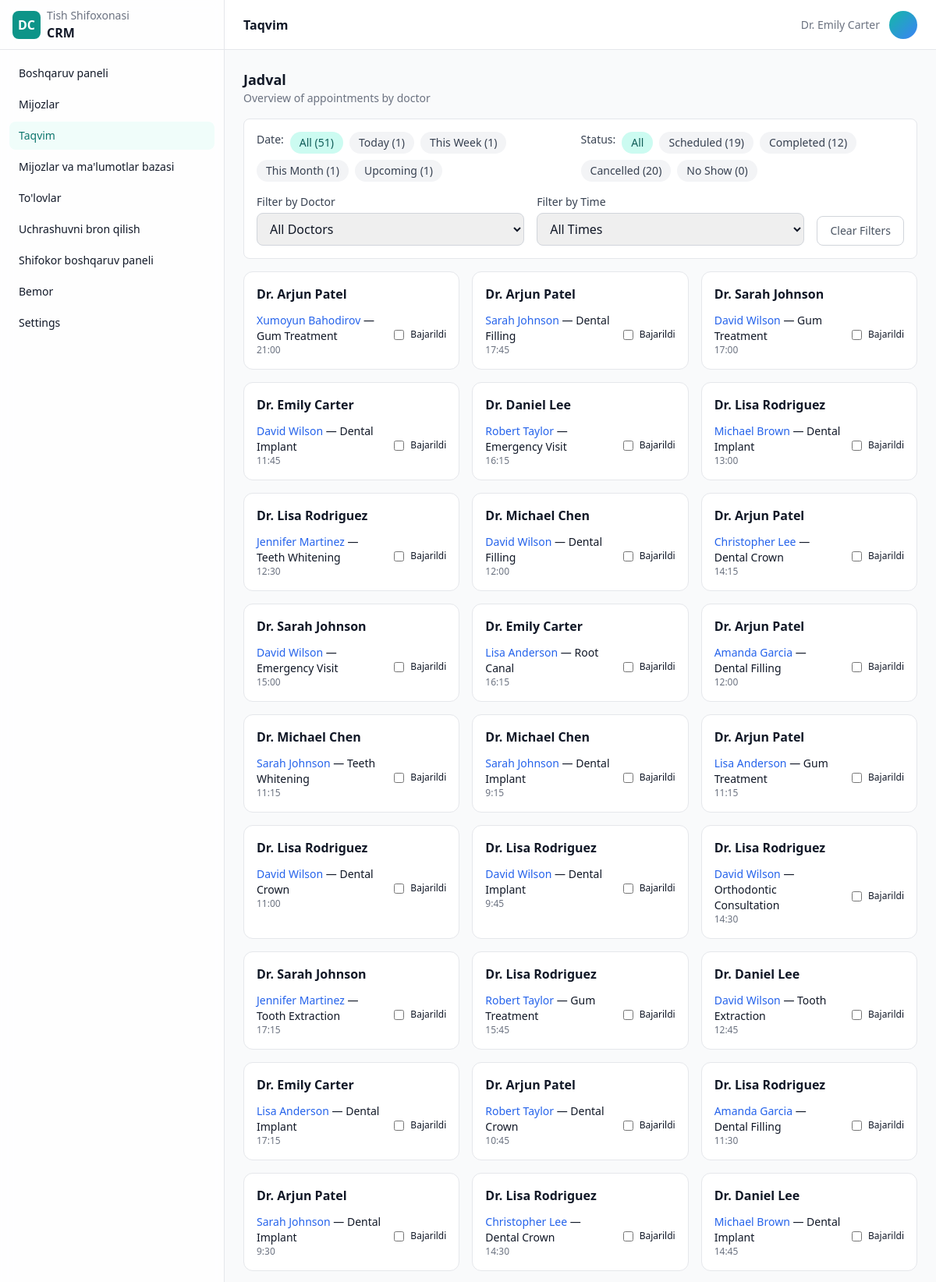
Screenshot of /calendar/ (upper part) with the database file from the repository.
### appointments/models.py (models this page shows, shortened)
class Appointment(models.Model):
    STATUS_CHOICES = [
        ('scheduled', 'Scheduled'),
        ('completed', 'Completed'),
        ('cancelled', 'Cancelled'),
    ]
    patient = models.ForeignKey(Patient, on_delete=models.CASCADE, related_name='appointments')
    doctor = models.ForeignKey(Doctor, on_delete=models.CASCADE, related_name='appointments', null=True, blank=True)
    doctor_user = models.ForeignKey(get_user_model(), null=True, blank=True, on_delete=models.SET_NULL, related_name='doctor_appointments')
    treatment = models.ForeignKey(Treatment, on_delete=models.CASCADE, related_name='appointments', null=True, blank=True)
    doctor_name = models.CharField(max_length=255, blank=True)
    service = models.CharField(max_length=255, blank=True)
    date = models.DateField()
    time = models.TimeField()
    status = models.CharField(max_length=20, choices=STATUS_CHOICES, default='scheduled')
    price = models.DecimalField(max_digits=10, decimal_places=2, default=0)
    notes = models.TextField(blank=True)

### settings/models.py (models this page shows, shortened)
class Doctor(models.Model):
    name = models.CharField(max_length=100, verbose_name=_("Doctor Name"))
    specialization = models.CharField(max_length=100, verbose_name=_("Specialization"))
    phone = models.CharField(max_length=20, blank=True, verbose_name=_("Phone"))
    email = models.EmailField(blank=True, verbose_name=_("Email"))
    is_active = models.BooleanField(default=True, verbose_name=_("Active"))
    created_at = models.DateTimeField(auto_now_add=True)
    updated_at = models.DateTimeField(auto_now=True)
    class Meta:
        verbose_name = _("Doctor")
        verbose_name_plural = _("Doctors")
        ordering = ['name']

class Treatment(models.Model):
    name = models.CharField(max_length=100, verbose_name=_("Treatment Name"))
    description = models.TextField(blank=True, verbose_name=_("Description"))
    price = models.DecimalField(max_digits=10, decimal_places=2, verbose_name=_("Price"))
    duration_minutes = models.PositiveIntegerField(verbose_name=_("Duration (minutes)"))
    is_active = models.BooleanField(default=True, verbose_name=_("Active"))
    created_at = models.DateTimeField(auto_now_add=True)
    updated_at = models.DateTimeField(auto_now=True)
    class Meta:
        verbose_name = _("Treatment")
        verbose_name_plural = _("Treatments")
        ordering = ['name']

### patients/models.py (models this page shows, shortened)
class Patient(models.Model):
    full_name = models.CharField(max_length=255)
    phone = models.CharField(max_length=32)
    email = models.EmailField(blank=True)
    birth_date = models.DateField(null=True, blank=True)
    address = models.CharField(max_length=255, blank=True)
    notes = models.TextField(blank=True)

### appointments/views.py (the view, shortened to what this page needs)
# urls.py: path('', views.appointment_list, name='appointment_list'),
def appointment_list(request):
    from django.utils import timezone
    from datetime import datetime, timedelta
    status_filter = request.GET.get('status', '')
    doctor_filter = request.GET.get('doctor', '')
    date_filter = request.GET.get('date', '')
    time_filter = request.GET.get('time', '')
    appointments = Appointment.objects.select_related('patient', 'doctor', 'treatment').all().order_by('-date', '-time')
    if status_filter:
        appointments = appointments.filter(status=status_filter)
    if doctor_filter:
        appointments = appointments.filter(doctor_id=doctor_filter)
    total_appointments = Appointment.objects.count()
    today_count = Appointment.objects.filter(date=timezone.now().date()).count()
    week_start = timezone.now() - timedelta(days=timezone.now().weekday())
    week_count = Appointment.objects.filter(date__gte=week_start.date()).count()
    month_start = timezone.now().replace(day=1)
    month_count = Appointment.objects.filter(date__gte=month_start.date()).count()
    upcoming_count = Appointment.objects.filter(date__gte=timezone.now().date()).count()
    status_counts = {
        'scheduled': Appointment.objects.filter(status='scheduled').count(),
        'completed': Appointment.objects.filter(status='completed').count(),
        'cancelled': Appointment.objects.filter(status='cancelled').count(),
        'no_show': Appointment.objects.filter(status='no_show').count(),
    }
    from settings.models import Doctor
    doctors = Doctor.objects.filter(is_active=True).order_by('name')
    context = {
        'appointments': appointments,
        'status_filter': status_filter,
        'doctor_filter': doctor_filter,
        'date_filter': date_filter,
        'time_filter': time_filter,
        'total_appointments': total_appointments,
        'today_count': today_count,
        'week_count': week_count,
        'month_count': month_count,
        'upcoming_count': upcoming_count,
        'status_counts': status_counts,
        'doctors': doctors,
    }
    return render(request, 'calendar.html', context)

### dentalcrm/templatetags/translation_tags.py (called while the page is built)
@register.simple_tag(takes_context=True)
def trans(context, text):
    current_language = context['request'].session.get('django_language', 'uz')
    return get_translation(text, current_language)

### dentalcrm/translations.py (called while the page is built)
def get_translation(text, language='uz'):
    if language in TRANSLATIONS and text in TRANSLATIONS[language]:
        return TRANSLATIONS[language][text]
    return text

### templates/calendar.html (shortened to what this page needs)
{% extends 'base.html' %}
{% load translation_tags %}
{% block content %}
<div class="min-h-screen flex">
  <aside class="hidden md:flex md:w-64 lg:w-72 flex-col border-r border-gray-200 dark:border-gray-800 bg-white/80 dark:bg-gray-950/60 backdrop-blur">
    <div class="h-16 flex items-center gap-2 px-4 border-b border-gray-200 dark:border-gray-800">
      <div class="w-9 h-9 rounded-lg bg-teal-600 flex items-center justify-center text-white font-bold">DC</div>
      <div>
        <div class="text-sm text-gray-500 dark:text-gray-400">{% trans "Dental Clinic" %}</div>
        <div class="font-semibold">{% trans "CRM" %}</div>
      </div>
    </div>
    <nav class="p-3 space-y-1 text-sm">
      <a href="/dashboard/" class="flex items-center gap-3 px-3 py-2 rounded-lg hover:bg-gray-100 dark:hover:bg-gray-800">{% trans "Dashboard" %}</a>
      <a href="/leads/page/" class="flex items-center gap-3 px-3 py-2 rounded-lg hover:bg-gray-100 dark:hover:bg-gray-800">{% trans "Leads" %}</a>
      <a href="/calendar/" class="flex items-center gap-3 px-3 py-2 rounded-lg bg-teal-50 text-teal-700 dark:bg-teal-900/30 dark:text-teal-200 font-medium">{% trans "Calendar" %}</a>
      <a href="/clients/" class="flex items-center gap-3 px-3 py-2 rounded-lg hover:bg-gray-100 dark:hover:bg-gray-800">{% trans "Clients & Database" %}</a>
      <a href="/payments/page/" class="flex items-center gap-3 px-3 py-2 rounded-lg hover:bg-gray-100 dark:hover:bg-gray-800">{% trans "Payments" %}</a>
      <a href="/book/" class="flex items-center gap-3 px-3 py-2 rounded-lg hover:bg-gray-100 dark:hover:bg-gray-800">{% trans "Book Appointment" %}</a>
      <a href="/doctor/" class="flex items-center gap-3 px-3 py-2 rounded-lg hover:bg-gray-100 dark:hover:bg-gray-800">{% trans "Doctor Dashboard" %}</a>
      <a href="/patient/page/" class="flex items-center gap-3 px-3 py-2 rounded-lg hover:bg-gray-100 dark:hover:bg-gray-800">{% trans "Patient" %}</a>
      <a href="/settings/" class="flex items-center gap-3 px-3 py-2 rounded-lg hover:bg-gray-100 dark:hover:bg-gray-800">{% trans "Settings" %}</a>
    </nav>
  </aside>
  <div class="flex-1 flex flex-col min-w-0">
    <header class="h-16 flex items-center justify-between px-4 md:px-6 bg-white dark:bg-gray-950 border-b border-gray-200 dark:border-gray-800">
      <div class="hidden md:block font-semibold">{% trans "Calendar" %}</div>
      <div class="flex items-center gap-3">
        <span class="text-sm text-gray-500 dark:text-gray-400 hidden sm:block">Dr. Emily Carter</span>
        <div class="w-9 h-9 rounded-full bg-gradient-to-br from-teal-500 to-blue-500"></div>
      </div>
    </header>
    <main class="p-4 md:p-6 space-y-4">
      <div>
        <h1 class="text-lg font-semibold">{% trans "Schedule" %}</h1>
        <p class="text-sm text-gray-500">{% trans "Overview of appointments by doctor" %}</p>
      </div>
      <div class="bg-white dark:bg-gray-800 rounded-lg border border-gray-200 dark:border-gray-700 p-4">
        <div class="flex flex-col lg:flex-row gap-4">
          <div class="flex flex-wrap gap-2">
            <span class="text-sm font-medium text-gray-700 dark:text-gray-300">{% trans "Date:" %}</span>
            <a href="?date=" class="px-3 py-1 rounded-full text-sm {% if not date_filter %}bg-teal-100 text-teal-800 dark:bg-teal-900 dark:text-teal-200{% else %}bg-gray-100 text-gray-700 dark:bg-gray-700 dark:text-gray-300 hover:bg-gray-200 dark:hover:bg-gray-600{% endif %}">
              {% trans "All" %} ({{ total_appointments }})
            </a>
            <a href="?date=today" class="px-3 py-1 rounded-full text-sm {% if date_filter == 'today' %}bg-teal-100 text-teal-800 dark:bg-teal-900 dark:text-teal-200{% else %}bg-gray-100 text-gray-700 dark:bg-gray-700 dark:text-gray-300 hover:bg-gray-200 dark:hover:bg-gray-600{% endif %}">
              {% trans "Today" %} ({{ today_count }})
            </a>
            <a href="?date=week" class="px-3 py-1 rounded-full text-sm {% if date_filter == 'week' %}bg-teal-100 text-teal-800 dark:bg-teal-900 dark:text-teal-200{% else %}bg-gray-100 text-gray-700 dark:bg-gray-700 dark:text-gray-300 hover:bg-gray-200 dark:hover:bg-gray-600{% endif %}">
              {% trans "This Week" %} ({{ week_count }})
            </a>
            <a href="?date=month" class="px-3 py-1 rounded-full text-sm {% if date_filter == 'month' %}bg-teal-100 text-teal-800 dark:bg-teal-900 dark:text-teal-200{% else %}bg-gray-100 text-gray-700 dark:bg-gray-700 dark:text-gray-300 hover:bg-gray-200 dark:hover:bg-gray-600{% endif %}">
              {% trans "This Month" %} ({{ month_count }})
            </a>
            <a href="?date=upcoming" class="px-3 py-1 rounded-full text-sm {% if date_filter == 'upcoming' %}bg-teal-100 text-teal-800 dark:bg-teal-900 dark:text-teal-200{% else %}bg-gray-100 text-gray-700 dark:bg-gray-700 dark:text-gray-300 hover:bg-gray-200 dark:hover:bg-gray-600{% endif %}">
              {% trans "Upcoming" %} ({{ upcoming_count }})
            </a>
          </div>
          <div class="flex flex-wrap gap-2">
            <span class="text-sm font-medium text-gray-700 dark:text-gray-300">{% trans "Status:" %}</span>
            <a href="?status=" class="px-3 py-1 rounded-full text-sm {% if not status_filter %}bg-teal-100 text-teal-800 dark:bg-teal-900 dark:text-teal-200{% else %}bg-gray-100 text-gray-700 dark:bg-gray-700 dark:text-gray-300 hover:bg-gray-200 dark:hover:bg-gray-600{% endif %}">
              {% trans "All" %}
            </a>
            <a href="?status=scheduled" class="px-3 py-1 rounded-full text-sm {% if status_filter == 'scheduled' %}bg-teal-100 text-teal-800 dark:bg-teal-900 dark:text-teal-200{% else %}bg-gray-100 text-gray-700 dark:bg-gray-700 dark:text-gray-300 hover:bg-gray-200 dark:hover:bg-gray-600{% endif %}">
              {% trans "Scheduled" %} ({{ status_counts.scheduled|default:0 }})
            </a>
            <a href="?status=completed" class="px-3 py-1 rounded-full text-sm {% if status_filter == 'completed' %}bg-teal-100 text-teal-800 dark:bg-teal-900 dark:text-teal-200{% else %}bg-gray-100 text-gray-700 dark:bg-gray-700 dark:text-gray-300 hover:bg-gray-200 dark:hover:bg-gray-600{% endif %}">
              {% trans "Completed" %} ({{ status_counts.completed|default:0 }})
            </a>
            <a href="?status=cancelled" class="px-3 py-1 rounded-full text-sm {% if status_filter == 'cancelled' %}bg-teal-100 text-teal-800 dark:bg-teal-900 dark:text-teal-200{% else %}bg-gray-100 text-gray-700 dark:bg-gray-700 dark:text-gray-300 hover:bg-gray-200 dark:hover:bg-gray-600{% endif %}">
              {% trans "Cancelled" %} ({{ status_counts.cancelled|default:0 }})
            </a>
            <a href="?status=no_show" class="px-3 py-1 rounded-full text-sm {% if status_filter == 'no_show' %}bg-teal-100 text-teal-800 dark:bg-teal-900 dark:text-teal-200{% else %}bg-gray-100 text-gray-700 dark:bg-gray-700 dark:text-gray-300 hover:bg-gray-200 dark:hover:bg-gray-600{% endif %}">
              {% trans "No Show" %} ({{ status_counts.no_show|default:0 }})
            </a>
          </div>
        </div>
        <div class="mt-4 flex flex-col sm:flex-row gap-4">
          <div class="flex-1">
            <label class="block text-sm font-medium text-gray-700 dark:text-gray-300 mb-1">{% trans "Filter by Doctor" %}</label>
            <select onchange="filterByDoctor(this.value)" class="w-full px-3 py-2 border border-gray-300 dark:border-gray-600 rounded-lg focus:ring-2 focus:ring-teal-500 focus:border-transparent dark:bg-gray-700 dark:text-white">
              <option value="">{% trans "All Doctors" %}</option>
            </select>
          </div>
          <div class="flex-1">
            <label class="block text-sm font-medium text-gray-700 dark:text-gray-300 mb-1">{% trans "Filter by Time" %}</label>
            <select onchange="filterByTime(this.value)" class="w-full px-3 py-2 border border-gray-300 dark:border-gray-600 rounded-lg focus:ring-2 focus:ring-teal-500 focus:border-transparent dark:bg-gray-700 dark:text-white">
              <option value="">{% trans "All Times" %}</option>
            </select>
          </div>
          <div class="flex items-end">
            <button onclick="clearFilters()" class="px-4 py-2 text-sm text-gray-600 dark:text-gray-400 hover:text-gray-800 dark:hover:text-gray-200 border border-gray-300 dark:border-gray-600 rounded-lg hover:bg-gray-50 dark:hover:bg-gray-700">
              {% trans "Clear Filters" %}
            </button>
          </div>
        </div>
      </div>
      <div class="grid grid-cols-1 lg:grid-cols-3 gap-4">
        {% for appointment in appointments %}
        <div class="bg-white dark:bg-gray-950 border border-gray-200 dark:border-gray-800 rounded-xl p-4">
          <div class="font-semibold">
            {{appointment.doctor.name}}
          </div>
          <ul class="mt-3 space-y-3 text-sm">
            <li class="flex items-center justify-between gap-3">
              <div>
                <div class="font-medium"><a href="/clients/{{appointment.patient.id}}/" class="font-medium text-blue-600 dark:text-blue-500 hover:underline"> {{appointment.patient.full_name}}</a> — {{appointment.treatment.name}}</div>
                <div class="text-xs text-gray-500">{{appointment.time}}</div>
              </div>
              <label class="inline-flex items-center gap-2 text-xs">
                <input type="checkbox" class="rounded"/> {% trans "Done" %}</label>
            </li>
          </ul>
        </div>
        {% endfor %}
      </div>
    </main>
  </div>
</div>
{% endblock %}

### templates/base.html (style rules this page uses)
html { font-family: Inter, system-ui, -apple-system, Segoe UI, Roboto, Ubuntu, Cantarell, Noto Sans, Helvetica, Arial, "Apple Color Emoji", "Segoe UI Emoji"; }

### rows the page displays
Appointment: doctor.name "Dr. Arjun Patel", patient.full_name "Xumoyun Bahodirov", treatment.name "Gum Treatment", time "21:00"
Appointment: doctor.name "Dr. Arjun Patel", patient.full_name "Sarah Johnson", treatment.name "Dental Filling", time "17:45"
Appointment: doctor.name "Dr. Sarah Johnson", patient.full_name "David Wilson", treatment.name "Gum Treatment", time "17:00"
Appointment: doctor.name "Dr. Emily Carter", patient.full_name "David Wilson", treatment.name "Dental Implant", time "11:45"
Appointment: doctor.name "Dr. Daniel Lee", patient.full_name "Robert Taylor", treatment.name "Emergency Visit", time "16:15"
Appointment: doctor.name "Dr. Lisa Rodriguez", patient.full_name "Michael Brown", treatment.name "Dental Implant", time "13:00"
Appointment: doctor.name "Dr. Lisa Rodriguez", patient.full_name "Jennifer Martinez", treatment.name "Teeth Whitening", time "12:30"
Appointment: doctor.name "Dr. Michael Chen", patient.full_name "David Wilson", treatment.name "Dental Filling", time "12:00"
Appointment: doctor.name "Dr. Arjun Patel", patient.full_name "Christopher Lee", treatment.name "Dental Crown", time "14:15"
Appointment: doctor.name "Dr. Sarah Johnson", patient.full_name "David Wilson", treatment.name "Emergency Visit", time "15:00"
Appointment: doctor.name "Dr. Emily Carter", patient.full_name "Lisa Anderson", treatment.name "Root Canal", time "16:15"
Appointment: doctor.name "Dr. Arjun Patel", patient.full_name "Amanda Garcia", treatment.name "Dental Filling", time "12:00"
Appointment: doctor.name "Dr. Michael Chen", patient.full_name "Sarah Johnson", treatment.name "Teeth Whitening", time "11:15"
Appointment: doctor.name "Dr. Michael Chen", patient.full_name "Sarah Johnson", treatment.name "Dental Implant", time "9:15"
Appointment: doctor.name "Dr. Arjun Patel", patient.full_name "Lisa Anderson", treatment.name "Gum Treatment", time "11:15"
Appointment: doctor.name "Dr. Lisa Rodriguez", patient.full_name "David Wilson", treatment.name "Dental Crown", time "11:00"
Appointment: doctor.name "Dr. Lisa Rodriguez", patient.full_name "David Wilson", treatment.name "Dental Implant", time "9:45"
Appointment: doctor.name "Dr. Lisa Rodriguez", patient.full_name "David Wilson", treatment.name "Orthodontic Consultation", time "14:30"
Appointment: doctor.name "Dr. Sarah Johnson", patient.full_name "Jennifer Martinez", treatment.name "Tooth Extraction", time "17:15"
Appointment: doctor.name "Dr. Lisa Rodriguez", patient.full_name "Robert Taylor", treatment.name "Gum Treatment", time "15:45"
Appointment: doctor.name "Dr. Daniel Lee", patient.full_name "David Wilson", treatment.name "Tooth Extraction", time "12:45"
Appointment: doctor.name "Dr. Emily Carter", patient.full_name "Lisa Anderson", treatment.name "Dental Implant", time "17:15"
Appointment: doctor.name "Dr. Arjun Patel", patient.full_name "Robert Taylor", treatment.name "Dental Crown", time "10:45"
Appointment: doctor.name "Dr. Lisa Rodriguez", patient.full_name "Amanda Garcia", treatment.name "Dental Filling", time "11:30"
Appointment: doctor.name "Dr. Arjun Patel", patient.full_name "Sarah Johnson", treatment.name "Dental Implant", time "9:30"
Appointment: doctor.name "Dr. Lisa Rodriguez", patient.full_name "Christopher Lee", treatment.name "Dental Crown", time "14:30"
Appointment: doctor.name "Dr. Daniel Lee", patient.full_name "Michael Brown", treatment.name "Dental Implant", time "14:45"

### other values shown
{{ total_appointments }} "51"
{{ today_count }} "1"
{{ week_count }} "1"
{{ month_count }} "1"
{{ upcoming_count }} "1"
{{ status_counts.scheduled|default:0 }} "19"
{{ status_counts.completed|default:0 }} "12"
{{ status_counts.cancelled|default:0 }} "20"
{{ status_counts.no_show|default:0 }} "0"
